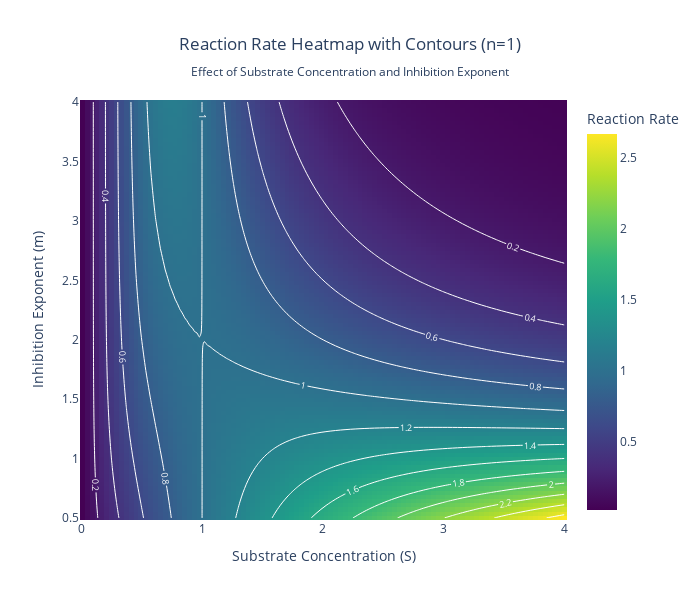

The notebook cell saved with this chart:
### Code cell
# Combine heatmap with contour lines
fig = go.Figure()

# Add heatmap
fig.add_trace(go.Heatmap(
    x=S_values,
    y=m_values,
    z=rate_grid,
    colorscale='Viridis',
    colorbar=dict(title="Reaction Rate"),
    hoverongaps=False,
    showscale=True
))

# Add contour lines on top
fig.add_trace(go.Contour(
    x=S_values,
    y=m_values,
    z=rate_grid,
    showscale=False,
    contours=dict(
        showlabels=True,
        labelfont=dict(size=9, color='white'),
        coloring='none'
    ),
    line=dict(width=1, color='white'),
    hoverinfo='skip'
))

fig.update_layout(
    title=dict(
        text="Reaction Rate Heatmap with Contours (n=1)<br><sub>Effect of Substrate Concentration and Inhibition Exponent</sub>",
        x=0.5
    ),
    xaxis=dict(title="Substrate Concentration (S)"),
    yaxis=dict(title="Inhibition Exponent (m)"),
    width=700,
    height=600
)

fig.show()
